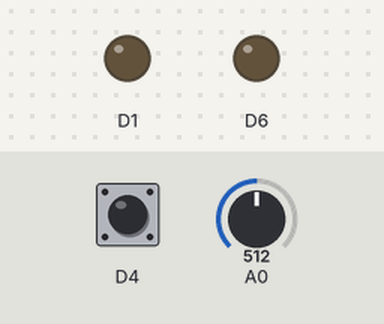
Bench run of a sketch on a simulated ESP8266 (NodeMCU). Shown: output pins drawn as LEDs (lit = HIGH). Inputs (shaded band) come from the test bench; at power-on: A0 = 512, D4 HIGH. WiFi joins after 1.5 s; servers stay silent unless stated; uploads are accepted with an empty reply; what the sketch prints to the serial monitor is not drawn.

Above: at 2.7 s.
2.8 s: A0 set to 110
4.3 s: A0 set to 90
At 4.7 s:
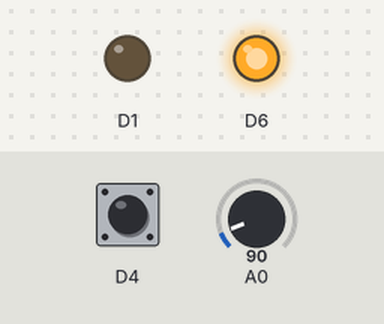
6.3 s: D4 pulled LOW for 0.15 s
At 7.0 s:
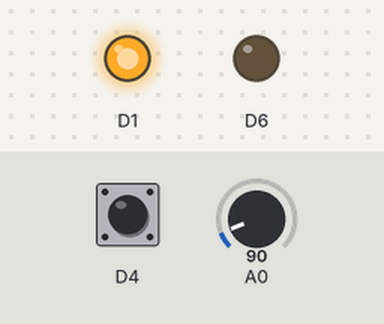
9.2 s: D4 pulled LOW for 3.2 s
At 13.6 s:
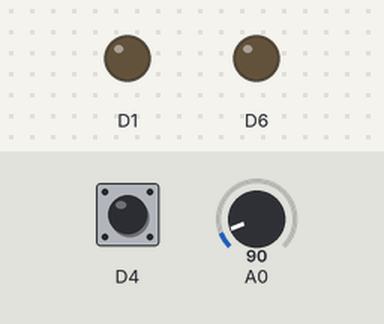
Timing chart, 0 to 15.1 s (numbered marks = the images above; inputs shaded):
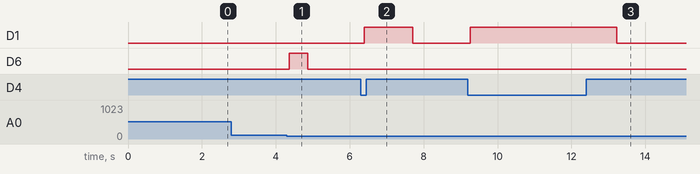

The sketch:

input.ino
```cpp
// program to read a push button and a potentio meter.
#include <ESP8266WiFi.h>
#include <ESP8266WebServer.h>

ESP8266WebServer server;
char* ssid = "AdiMobile";
char* password = "9885104058";

bool flash = false;

const char* host = "iotidc.service-now.com";
const int httpsPort = 443;

void setup()
{
	Serial.begin(115200);

	pinMode(D4, INPUT_PULLUP);
	pinMode(D6, OUTPUT);
	pinMode(D1, OUTPUT);

	WiFi.begin(ssid, password);

	while(WiFi.status() != WL_CONNECTED) {
		Serial.print(".");
		delay(500);
	}
	Serial.println("");
	Serial.println("IP Address:");
	Serial.println(WiFi.localIP());

	server.on("/", [](){server.send(200, "text/plain", "Hello, Universe!");});
	server.begin();
}

void loop()
{
	server.handleClient();
	int sensorVal = digitalRead(D4);

	int potValue = analogRead(A0);

	delay(50);
	//Serial.print(sensorVal);
	//Serial.print("..");
	//Serial.println(potValue);

	if(sensorVal == HIGH) {
		digitalWrite(D1, LOW);
	} else {
		digitalWrite(D1, HIGH);
		pushValue(String(-1));
		sensorVal = HIGH;
	}

	if(potValue > 50 && potValue < 100 && !flash) {
		digitalWrite(D6, HIGH);
		flash = true;
		delay(500);
		digitalWrite(D6, LOW);
		Serial.println(potValue);
		// send the value to webserver !
		pushValue(String(potValue));

	} else if(potValue <=50 || potValue >= 100) {
		digitalWrite(D6, LOW);
		flash = false;
	}
}

void pushValue(String value) {

  // Use WiFiClientSecure class to create TLS connection
  WiFiClientSecure client;
  if (!client.connect(host, httpsPort)) {
    return;
  }


  String url = "/api/now/v2/table/x_snc_iot01_pot_value";
  String jsonContent = "{'value':'" + value + "'}\r\n";

  Serial.print("Sending potvalue : ");
  Serial.println(jsonContent);

  client.print(String("POST ") + url + " HTTP/1.1\r\n" +
               "Host: " + host + "\r\n" +
               "User-Agent: ESP8266\r\n" +
               "Content-Type: application/json\r\n" +
               "Accept: application/json\r\n" +
               "Authorization: Basic YWRtaW46QWRtaW4xMjM=\r\n" +
               "Content-Length: " + jsonContent.length() + "\r\n" +
               "Connection: close\r\n\r\n" +
               jsonContent);

  //  bypass HTTP headers
  while (client.connected()) {
    String line = client.readStringUntil('\n');
    Serial.println( "Header: " + line );
    if (line == "\r") {
      break;
    }
  }
  //  read body length
  int bodyLength = 0;
  while (client.connected()) {
    String line = client.readStringUntil('\n');
    Serial.println( "Body length: " + line );
    bodyLength = line.toInt();
    break;
  }

}
```

Measured:
- the behaviour switches between 100 and 99 on A0 (found by bisection; images 0 and 1)
- after the input at 2.8 s, every drawn part: stays the same
- after the input at 4.3 s, D6: LOW → HIGH after 0.07 s, → LOW 0.50 s later
- after the input at 6.3 s, D1: LOW → HIGH after 0.09 s, → LOW 1.3 s later
- after the input at 9.2 s, D1: LOW → HIGH after 0.07 s, → LOW 4.0 s later
